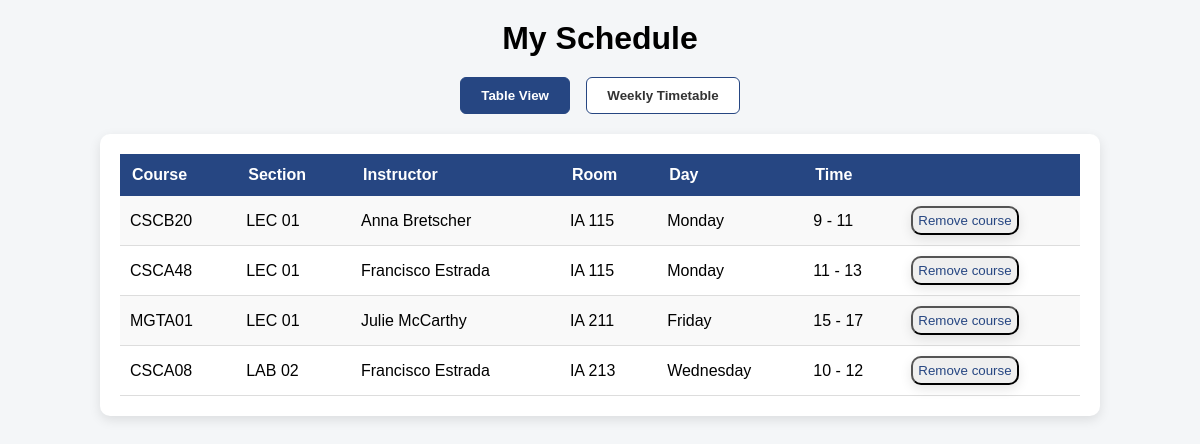
Page /my-schedule (signed in) on the committed database.
### tables this page shows
CREATE TABLE classes(
cID INTEGER PRIMARY KEY,
code VARCHAR(10) NOT NULL,
dept VARCHAR(10) NOT NULL,
section VARCHAR(20) NOT NULL,
instructor VARCHAR(100)
,rID INTEGER NOT NULL,
day VARCHAR(15) NOT NULL,
start_time TIME NOT NULL,
end_time TIME NOT NULL,
FOREIGN KEY (rID) REFERENCES rooms(rID)
);

CREATE TABLE rooms(
rID INTEGER PRIMARY KEY,
building_name VARCHAR(100) NOT NULL,
room_number VARCHAR(20) NOT NULL, room_name VARCHAR(100) NOT NULL);

### run.py (the view)
@app.route("/my-schedule")
def my_schedule():
    student_id = request.cookies.get('student_id')
    if student_id:
        print(f"Fetching schedule for student_id={student_id} from the database")
    else:
        print("Not logged in yet")
    conn = get_db_connection()
    schedules = conn.execute("""
        SELECT c.*, r.building_name, r.room_number, r.room_name, 1 as has_class
        FROM classes c
        JOIN rooms r ON c.rID = r.rID
        JOIN student_classes sc ON c.cID = sc.cID
        WHERE sc.sID = ?
        ORDER BY r.building_name, r.room_number, c.day, c.start_time;
    """, (student_id,)).fetchall()
    conn.close()
    return render_template("schedules.html", schedules=schedules, mode="student")

### run.py (called while the page is built)
def get_db_connection():
    conn = sqlite3.connect(DATABASE)
    conn.row_factory = sqlite3.Row
    return conn

### templates/schedules.html (shortened to what this page needs)
<!DOCTYPE html>
<html lang="en">
<head>
    <link rel="stylesheet" href="../static/schedules.css">
</head>
<body>
    <h1>
        {% if mode == "all" %}
        All Class Schedules
        {% else %}
        My Schedule
        {% endif %}
    </h1>
    <div class="view-tabs">
        <button id="table-view-btn" class="active">Table View</button>
        <button id="weekly-view-btn">Weekly Timetable</button>
    </div>
    <div id="table-view" class="table-container">
        <table>
            <tr>
                <th>Course</th>
                <th>Section</th>
                <th>Instructor</th>
                <th>Room</th>
                <th>Day</th>
                <th>Time</th>
                <th></th>
            </tr>
            {% for row in schedules %}
            <tr>
                <td>{{ row.dept }}{{ row.code }}</td>
                <td>{{ row.section }}</td>
                <td>{{ row.instructor }}</td>
                <td>{{ row.building_name }} {{ row.room_number }}</td>
                <td>{{ row.day }}</td>
                <td>{{ row.start_time }} - {{ row.end_time }}</td>
                {% if not row.has_class %}
                    <td><button class="schedule-button" id="{{'btn' + row.cID|string}}" onclick="schedule_add({{ row.cID }})"><p>Add to schedule</p></button></td>
                {% else %}
                    <td><button class="schedule-button-inverse" id="{{'btn' + row.cID|string}}" onclick="schedule_remove({{ row.cID }})"><p>Remove course</p></button></td>
                {% endif %}
            </tr>
            {% endfor %}
        </table>
    </div>
</body>
</html>

### static/schedules.css (style rules this page uses)
* { box-sizing: border-box; font-family: Verdana, Geneva, Tahoma, sans-serif; margin: 0; padding: 0; }
body { background-color: #f4f6f8; margin: 0; padding: 20px; }
h1 { text-align: center; margin-bottom: 20px; }
.table-container { max-width: 1000px; margin: auto; background: white; padding: 20px; border-radius: 10px; box-shadow: 0 4px 12px rgba(0, 0, 0, 0.1); }
.schedule-button-inverse { align-items: center; margin: auto; background: :white; color: #264682; padding: 5px; border-radius: 10px; box-shadow: 0 4px 12px rgba(0, 0, 0, 0.1); }
table { width: 100%; border-collapse: collapse; }
th { background-color:#264682; ; color: white; text-align: left; padding: 12px; }
td { padding: 10px; border-bottom: 1px solid #ddd; }
tr:nth-child(even) { background-color: #f9f9f9; }
.view-tabs { text-align: center; margin: 20px auto; max-width: 600px; }
.view-tabs button { margin: 0 6px; padding: 10px 20px; border: 1px solid #264682; border-radius: 6px; background: #fff; cursor: pointer; color: #333; font-weight: 600; }
.view-tabs button.active, .view-tabs button:hover { background: #264682; color: #fff; }

### rows in the picture
classes: dept "CSC", code "B20", section "LEC 01", instructor "Anna Bretscher", building_name "IA", room_number "115", day "Monday", start_time "9", end_time "11"
classes: dept "CSC", code "A48", section "LEC 01", instructor "Francisco Estrada", building_name "IA", room_number "115", day "Monday", start_time "11", end_time "13"
classes: dept "MGT", code "A01", section "LEC 01", instructor "Julie McCarthy", building_name "IA", room_number "211", day "Friday", start_time "15", end_time "17"
classes: dept "CSC", code "A08", section "LAB 02", instructor "Francisco Estrada", building_name "IA", room_number "213", day "Wednesday", start_time "10", end_time "12"
